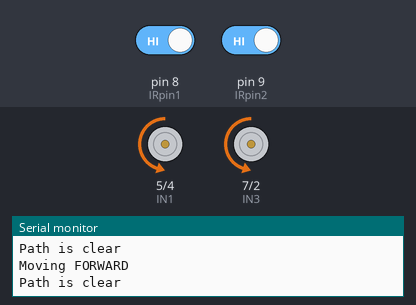
The program below on a simulated Arduino Uno, built with avr-gcc and run on an emulated ATmega328P. Shown: motor-driver pin pairs drawn as motors (green arrow = first pin HIGH = forward, orange = second pin HIGH = backward, longer = more drive, scaled by the enable pin), the last lines printed to the serial monitor. Inputs (shaded band) come from the test bench; at power-on: pin 8 (IRpin1) HIGH, pin 9 (IRpin2) HIGH.

Above: at 1.2 s.
1.3 s: pin 8 (IRpin1) driven LOW
At 2.1 s:
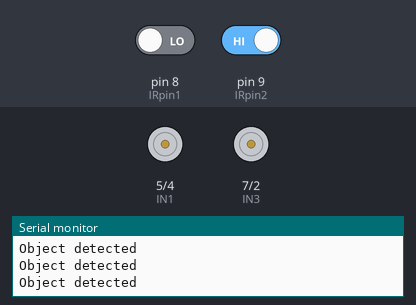
2.8 s: pin 8 (IRpin1) driven HIGH
At 3.3 s:
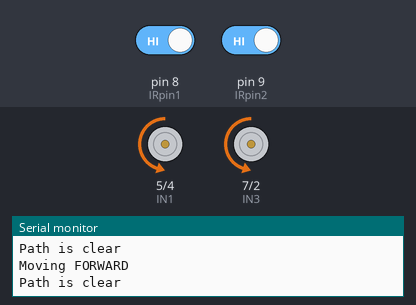
4.3 s: pin 9 (IRpin2) driven LOW
At 4.6 s:
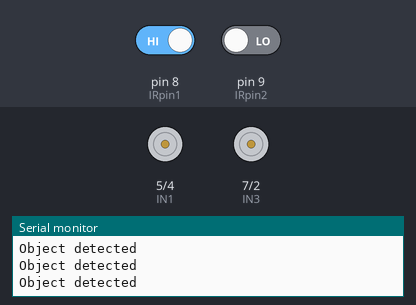
Timing chart, 0 to 7.3 s (numbered marks = the images above; inputs shaded):
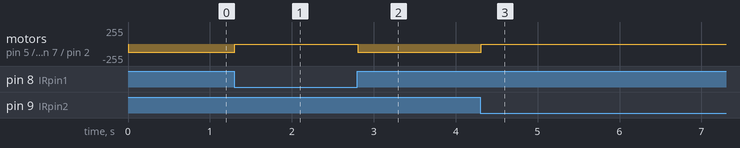

The program:

main.cpp
```cpp
#include <Arduino.h>
#include <L298N.hpp>
// Assign IR pin numbers
#define IRpin1 8
#define IRpin2 9

void setup()
{
  // Set the IR sensor pin as an input
  pinMode(IRpin1, INPUT);
  pinMode(IRpin2, INPUT);

  // Set motor pins as outputs
  pinMode(ENA, OUTPUT);
  pinMode(IN1, OUTPUT);
  pinMode(IN2, OUTPUT);

  pinMode(ENB, OUTPUT);
  pinMode(IN3, OUTPUT);
  pinMode(IN4, OUTPUT);

  Serial.begin(9600);
}

void loop()
{

  // Read the state of the IR sensor
  int IRread1 = digitalRead(IRpin1);
  int IRead2 = digitalRead(IRpin2);

  // The sensor's OUT pin is usually LOW when an obstacle is detected
  if (IRread1 == LOW || IRead2 == LOW)
  {
    // If an obstacle is detected,
    stopMotor();
    Serial.println("Object detected");
  }
  else
  {
    // If no obstacle is detected
    moveForward();
    Serial.println("Path is clear");
  }

  // A small delay to make the readings more stable
  delay(100);
}
```

L298N.hpp
```cpp
#pragma once
#include <Arduino.h>


// const int motorSpeed = 120;  // Speed range: 0 - 255
extern int motorSpeed;// = 120;  // Speed range: 0 - 255

// Motor pins for L298N
const int ENA = 3;     // PWM pin for speed control
const int IN1 = 5;     // Motor direction
const int IN2 = 4;     // Motor direction

const int ENB = 6;     // PWM pin for speed control
const int IN3 = 7;     // Motor direction
const int IN4 = 2;     // Motor direction

// Prototypes
void moveForward();
void moveBackward();
void stopMotor();
```

L298N.cpp
```cpp
#include <L298N.hpp>

int motorSpeed = 120;  // Speed range: 0 - 255

void moveForward(){
  // Move forward
  Serial.println("Moving FORWARD");
  digitalWrite(IN1, LOW);
  digitalWrite(IN2, HIGH);
  analogWrite(ENA, motorSpeed);

  digitalWrite(IN3, LOW);
  digitalWrite(IN4, HIGH);
  analogWrite(ENB, motorSpeed);
}

void moveBackward(){
  // Move backward
  Serial.println("Moving BACKWARD");
  digitalWrite(IN1, HIGH);
  digitalWrite(IN2, LOW);
  analogWrite(ENA, motorSpeed);

  digitalWrite(IN3, HIGH);
  digitalWrite(IN4, LOW);
  analogWrite(ENB, motorSpeed);

}

void stopMotor() {
  digitalWrite(IN1, LOW);
  digitalWrite(IN2, LOW);
  analogWrite(ENA, 0);

  digitalWrite(IN3, LOW);
  digitalWrite(IN4, LOW);
  analogWrite(ENB, 0);
}
```

Measured:
- after the input at 1.3 s, motor on pin 5 (IN1) / pin 4 (IN2), motor on pin 7 (IN3) / pin 2 (IN4): backward 120/255 → stopped at once
- after the input at 2.8 s, motor on pin 5 (IN1) / pin 4 (IN2), motor on pin 7 (IN3) / pin 2 (IN4): stopped → backward 120/255 at once
- after the input at 4.3 s, motor on pin 5 (IN1) / pin 4 (IN2), motor on pin 7 (IN3) / pin 2 (IN4): backward 120/255 → stopped at once
